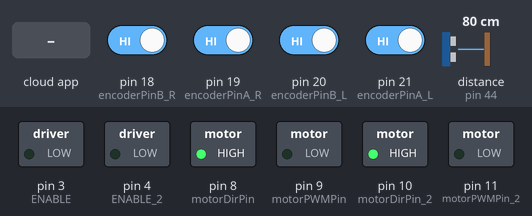
Recording of a sketch running on a simulated Arduino Mega 2560, built with avr-gcc and run on an emulated ATmega2560. On the bench: switched loads named in the sketch (green lamp = pin HIGH). Wiring (inferred from the names in the program): ultrasonic range finder: trigger pin 42; echo pin 44. Inputs (shaded band) come from the test bench; at power-on: pin 18 (encoderPinB_R), pin 19 (encoderPinA_R), pin 20 (encoderPinB_L), pin 21 (encoderPinA_L) HIGH, distance to the obstacle (sensor on pin 44) 80 cm. The echo pulse lasts 58.3 µs per cm; the ROS host is connected and sends only what is stated; pins used as bus, display or sensor lines are not drawn.

Above: at 1.2 s.
1.3 s: the phone or cloud app sets left_data to -100
At 1.7 s:
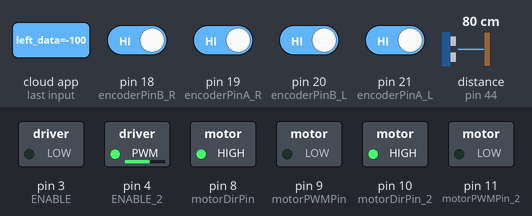
2.8 s: the phone or cloud app sets right_data to -100
At 4.0 s:
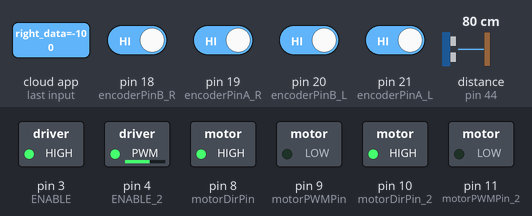
4.3 s: the phone or cloud app sets left_data to 0
At 5.2 s:
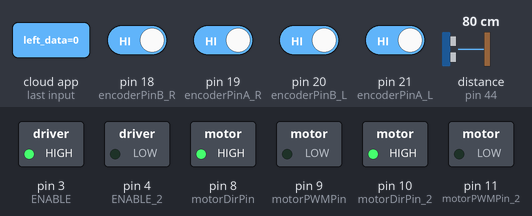
5.8 s: the phone or cloud app sets right_data to 100
At 6.3 s:
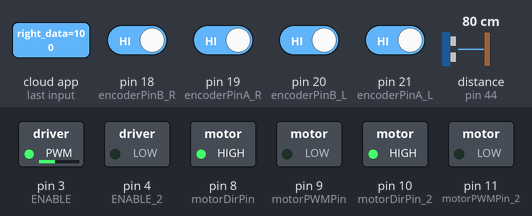
7.3 s: the phone or cloud app sets left_data to 100
At 7.6 s:
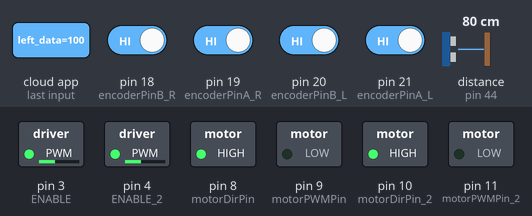
8.8 s: the phone or cloud app sets right_data to 0
At 9.8 s:
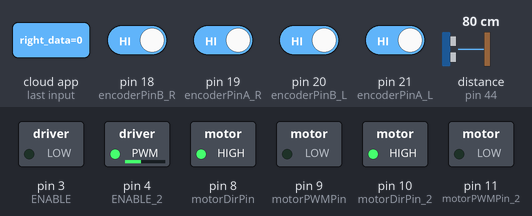
Timing chart, 0 to 11.3 s (numbered marks = the images above; inputs shaded):
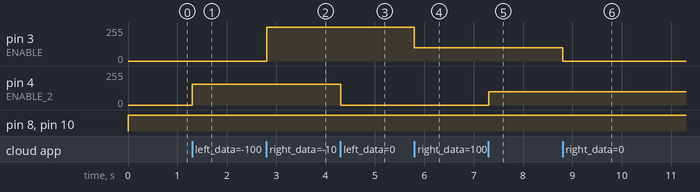

Measured:
- after the input at 1.3 s, pin 4 (ENABLE_2): 0/255 → 156/255 at once
- after the input at 2.8 s, pin 3 (ENABLE): 0/255 → 255/255 at once
- after the input at 4.3 s, pin 4 (ENABLE_2): 156/255 → 0/255 at once
- after the input at 5.8 s, pin 3 (ENABLE): 255/255 → 100/255 at once
- after the input at 7.3 s, pin 4 (ENABLE_2): 0/255 → 100/255 at once
- after the input at 8.8 s, pin 3 (ENABLE): 100/255 → 0/255 at once

The sketch:

motor_encoder_tof.ino
```cpp
#include <ros.h>
#include <std_msgs/Float64.h>

ros::NodeHandle  nh;

// motor control pin
const int ENABLE = 3;
const int motorDirPin = 8; // L298 Input 1
const int motorPWMPin = 9; // L298 Input 2

const int ENABLE_2 = 4;
const int motorDirPin_2 = 10; // L298 Input 3
const int motorPWMPin_2 = 11; // L298 Input 4

int left_rpm = 0; // 0~255
int right_rpm = 0;


const int encoderPinA_L = 21;
const int encoderPinB_L = 20;
const int encoderPinA_R = 19;
const int encoderPinB_R = 18;
int encoderPos_L = 0;
int encoderPos_R = 0;
double left_encoder=0;
double right_encoder=0;

double distance_perse = 31.41592/180./52.; //cm

// defines ToF's variables
long duration;
float distance;
const int trigPin = 42;
const int echoPin = 44;

void left_callback( const std_msgs::Float64& msg){
  left_rpm = (int)msg.data;
}

void right_callback(const std_msgs::Float64& msg2){ // note : msg2
  right_rpm = (int)msg2.data; // note : msg2
}


ros::Subscriber<std_msgs::Float64> left_sub("left_data", left_callback);
ros::Subscriber<std_msgs::Float64> right_sub("right_data", right_callback);

std_msgs::Float64 msg3;
ros::Publisher tof_pub("tof_data",&msg3);

std_msgs::Float64 msg4;
ros::Publisher left_encoder_diff_pub("left_encoder_diff_data",&msg4);
std_msgs::Float64 msg5;
ros::Publisher right_encoder_diff_pub("right_encoder_diff_data",&msg5);


void doEncoderA_L(){  // when pulse A changes
  int A_L = encoderPos_L;

  if(digitalRead(encoderPinA_L)==digitalRead(encoderPinB_L))
    encoderPos_L--;
  else
    encoderPos_L++;

  if(A_L+1 == encoderPos_L){
    left_encoder = left_encoder + distance_perse;
    }
  else if(A_L-1 == encoderPos_L){
    left_encoder = left_encoder - distance_perse;
    }
  }
void doEncoderB_L(){  // when pulse B changes
  int B_L = encoderPos_L;

  if(digitalRead(encoderPinA_L)==digitalRead(encoderPinB_L))
    encoderPos_L++;
  else
    encoderPos_L--;

  if(B_L+1 == encoderPos_L){
    left_encoder = left_encoder + distance_perse;
    }
  else if(B_L-1 == encoderPos_L){
    left_encoder = left_encoder - distance_perse;
    }
  }


void doEncoderA_R(){
//  Serial.println("aa");
  int A_R = encoderPos_R;

  encoderPos_R += (digitalRead(encoderPinA_R)==digitalRead(encoderPinB_R))?1:-1;

  if(A_R+1 == encoderPos_R){
    right_encoder = right_encoder + distance_perse;
    }
  else if(A_R-1 == encoderPos_R){
    right_encoder = right_encoder - distance_perse;
    }
  }

void doEncoderB_R(){
//  Serial.println("bb");
  int B_R = encoderPos_R;

  encoderPos_R += (digitalRead(encoderPinA_R)==digitalRead(encoderPinB_R))?-1:1;

  if(B_R+1 == encoderPos_R){
    right_encoder = right_encoder + distance_perse;
    }
  else if(B_R-1 == encoderPos_R){
    right_encoder = right_encoder - distance_perse;
    }
  }


void setup() {

  nh.initNode();
  pinMode(motorDirPin, OUTPUT);
  pinMode(motorPWMPin, OUTPUT);
  pinMode(ENABLE, OUTPUT);

  pinMode(motorDirPin_2, OUTPUT);
  pinMode(motorPWMPin_2, OUTPUT);
  pinMode(ENABLE_2, OUTPUT);


  pinMode(trigPin, OUTPUT);
  pinMode(echoPin, INPUT);


  pinMode(encoderPinA_L, INPUT_PULLUP);
  attachInterrupt(digitalPinToInterrupt(21), doEncoderA_L, CHANGE);
  pinMode(encoderPinB_L, INPUT_PULLUP);
  attachInterrupt(digitalPinToInterrupt(20), doEncoderB_L, CHANGE);

  pinMode(encoderPinA_R, INPUT_PULLUP);
  attachInterrupt(digitalPinToInterrupt(19), doEncoderA_R, CHANGE);
  pinMode(encoderPinB_R, INPUT_PULLUP);
  attachInterrupt(digitalPinToInterrupt(18), doEncoderB_R, CHANGE);

  nh.subscribe(left_sub);
  nh.subscribe(right_sub);
  nh.advertise(tof_pub);
  nh.advertise(left_encoder_diff_pub);
  nh.advertise(right_encoder_diff_pub);
}

void loop() {
  nh.spinOnce();

  move(left_rpm, right_rpm);

  digitalWrite(trigPin, LOW);
  delayMicroseconds(2);

  digitalWrite(trigPin, HIGH);
  delayMicroseconds(10);
  digitalWrite(trigPin, LOW);

  duration = pulseIn(echoPin, HIGH);
  distance= duration*0.034/2;

  msg3.data=distance;
  tof_pub.publish(&msg3);

  msg4.data=left_encoder;
  left_encoder_diff_pub.publish(&msg4);
  msg5.data=right_encoder;
  right_encoder_diff_pub.publish(&msg5);

  delayMicroseconds(88);
  // 2 +10 + 88 = 100 [ms]
}

void move(int left_rpm, int right_rpm){
// right motor
  digitalWrite(motorDirPin, HIGH);
  digitalWrite(motorPWMPin, LOW);
  analogWrite(ENABLE, right_rpm);

// left motor
  digitalWrite(motorDirPin_2, HIGH);
  digitalWrite(motorPWMPin_2, LOW);
  analogWrite(ENABLE_2, left_rpm);
}
```
